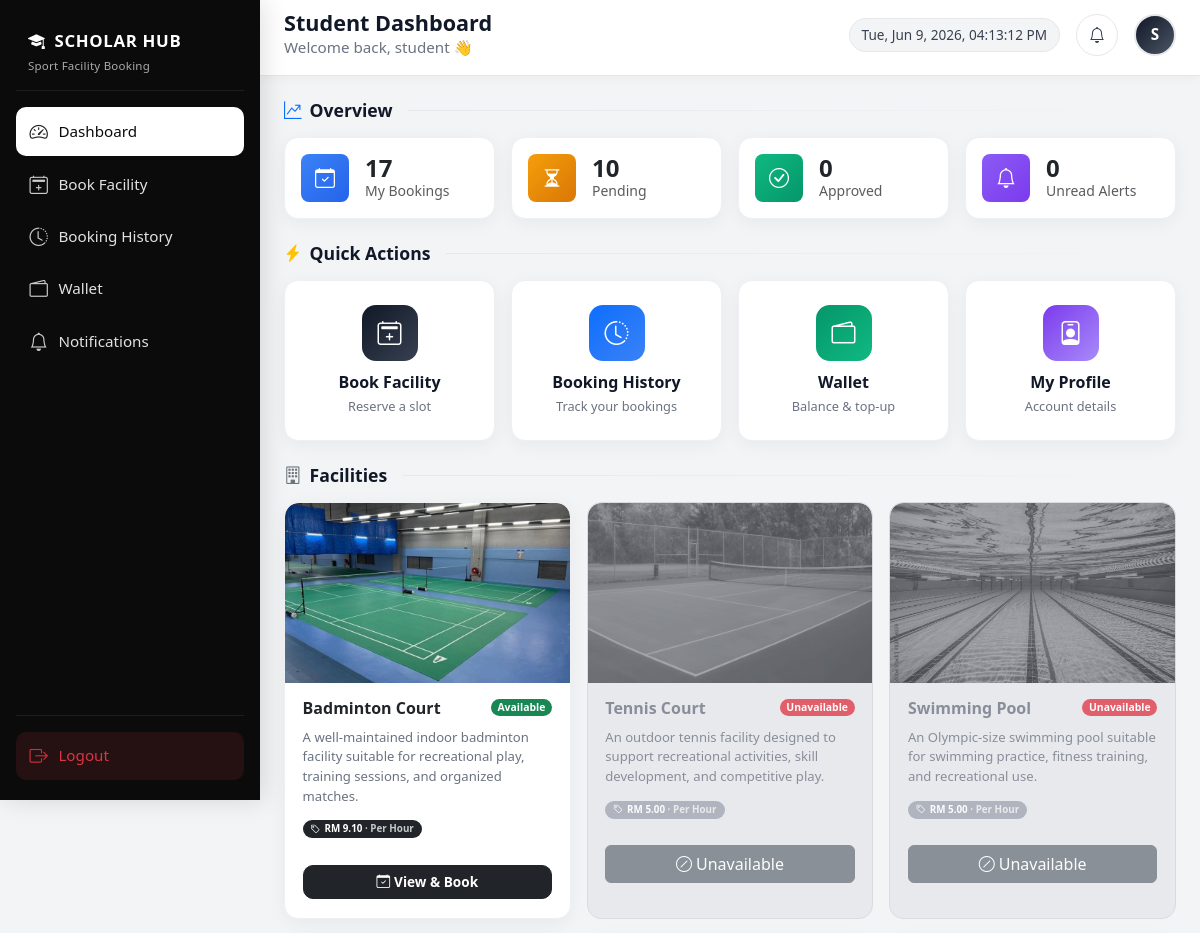
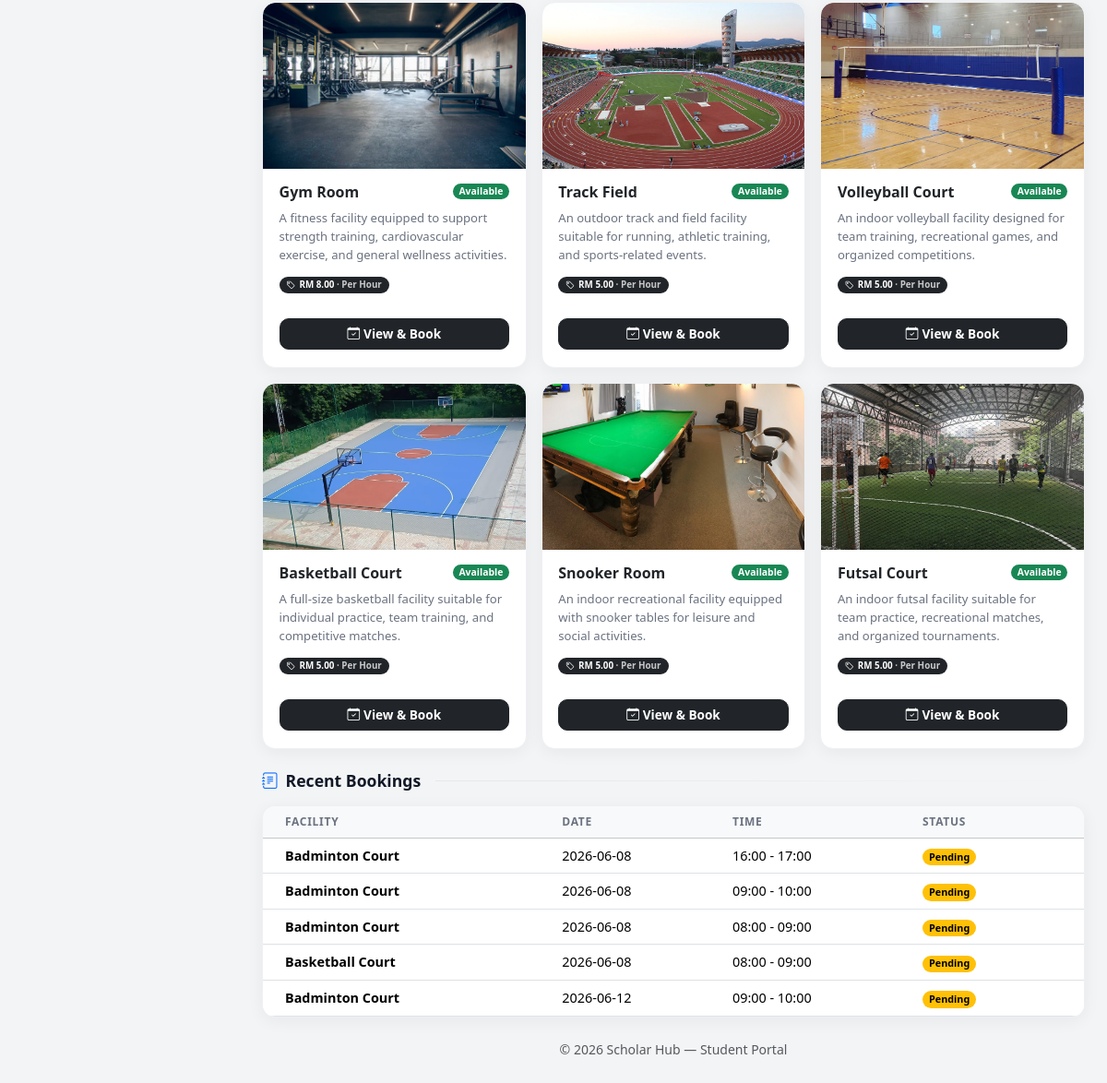
Screenshot of /student_dashboard.php (signed in) with the database file from the repository (2 pictures, top to bottom).
### tables this page shows
CREATE TABLE `facilities` (
  `facility_id` int(11) NOT NULL,
  `facility_name` varchar(100) NOT NULL,
  `facility_type` varchar(50) NOT NULL,
  `description` text DEFAULT NULL,
  `image` varchar(255) DEFAULT NULL,
  `location` varchar(100) DEFAULT NULL,
  `opening_time` time DEFAULT NULL,
  `closing_time` time DEFAULT NULL,
  `status` enum('active','maintenance','closed') DEFAULT 'active',
  `created_at` timestamp NOT NULL DEFAULT current_timestamp(),
  `price_amount` decimal(10,2) NOT NULL DEFAULT 5.00,
  `price_mode` enum('hourly','entry') NOT NULL DEFAULT 'hourly',
  `rules` text DEFAULT NULL
);

CREATE TABLE `bookings` (
  `booking_id` int(11) NOT NULL,
  `user_id` int(11) NOT NULL,
  `facility_type` varchar(50) NOT NULL,
  `court_id` int(11) DEFAULT NULL,
  `booking_date` date NOT NULL,
  `start_time` time NOT NULL,
  `end_time` time NOT NULL,
  `purpose` text DEFAULT NULL,
  `booking_status` enum('pending','approved','rejected','completed','cancelled') DEFAULT 'pending',
  `payment_method` varchar(50) DEFAULT NULL,
  `payment_amount` decimal(10,2) DEFAULT NULL,
  `payment_status` enum('pending','paid','failed','refunded') NOT NULL DEFAULT 'pending',
  `bill_code` varchar(100) DEFAULT NULL,
  `transaction_id` varchar(100) DEFAULT NULL,
  `paid_at` datetime DEFAULT NULL,
  `created_at` timestamp NOT NULL DEFAULT current_timestamp(),
  `reject_reason` text DEFAULT NULL
);

### student_dashboard.php (the view, shortened to what the rows shown need)
<?php
require_once __DIR__ . '/includes/facility_pricing.php';
require_once __DIR__ . '/includes/dashboard_stats.php';
require_once __DIR__ . '/includes/facility_admin_helpers.php';
$user_id = (int) $_SESSION['user_id'];
$facilities = facilities_fetch_student_cards($conn);
$recent_bookings = [];
$sql = "SELECT b.facility_type, b.booking_date, b.start_time, b.end_time, b.booking_status,
        CASE WHEN b.facility_type = 'snooker' THEN 'Snooker Room'
             WHEN b.facility_type = 'gym' THEN 'Gym Room'
             WHEN b.facility_type = 'swimming' THEN 'Swimming Pool'
             WHEN b.facility_type = 'track' THEN 'Track Field'
             WHEN b.facility_type = 'badminton' THEN 'Badminton Court'
             WHEN b.facility_type = 'basketball' THEN 'Basketball Court'
             WHEN b.facility_type = 'futsal' THEN 'Futsal Court'
             WHEN b.facility_type = 'tennis' THEN 'Tennis Court'
             WHEN b.facility_type = 'volleyball' THEN 'Volleyball Court'
             ELSE b.facility_type END as facility_name
        FROM bookings b
        WHERE b.user_id = ?
        ORDER BY b.created_at DESC LIMIT 5";
$stmt = mysqli_prepare($conn, $sql);
if ($stmt) {
    mysqli_stmt_bind_param($stmt, "i", $user_id);
    mysqli_stmt_execute($stmt);
    $res = mysqli_stmt_get_result($stmt);
    while ($row = mysqli_fetch_assoc($res)) {
        $status_class = 'text-bg-secondary';
        if ($row['booking_status'] === 'pending') $status_class = 'text-bg-warning';
        elseif ($row['booking_status'] === 'approved') $status_class = 'text-bg-success';
        elseif ($row['booking_status'] === 'rejected') $status_class = 'text-bg-danger';
        elseif ($row['booking_status'] === 'cancelled') $status_class = 'text-bg-dark';
        $recent_bookings[] = [
            'facility' => $row['facility_name'],
            'date' => $row['booking_date'],
            'time' => substr($row['start_time'], 0, 5) . ' - ' . substr($row['end_time'], 0, 5),
            'status' => ucfirst($row['booking_status']),
            'status_class' => $status_class
        ];
    }
}
?>
<!DOCTYPE html>
<html lang="en">
<head>
    <link href="https://cdn.jsdelivr.net/npm/bootstrap@5.3.3/dist/css/bootstrap.min.css" rel="stylesheet">
    <link href="https://cdn.jsdelivr.net/npm/bootstrap-icons@1.11.3/font/bootstrap-icons.css" rel="stylesheet">
</head>
<body>
<div class="main-wrap" id="mainWrap">
    <main class="content-area">
        <h2 class="section-title"><i class="bi bi-graph-up-arrow text-primary"></i> Overview</h2>
        <h2 class="section-title"><i class="bi bi-lightning-charge-fill text-warning"></i> Quick Actions</h2>
        <h2 class="section-title"><i class="bi bi-building text-secondary"></i> Facilities</h2>
        <?php if (empty($facilities)): ?>
            <div class="card-soft p-4 text-center text-muted">No facilities configured yet.</div>
        <?php else: ?>
        <div class="row g-3 mb-4">
            <?php foreach ($facilities as $f): ?>
            <?php $can_book = !empty($f['bookable']); ?>
            <div class="col-12 col-sm-6 col-lg-4">
                <a href="<?php echo htmlspecialchars($f['detail_url'], ENT_QUOTES, 'UTF-8'); ?>" class="facility-card-link d-block h-100<?php echo $can_book ? '' : ' facility-unavailable'; ?>">
                    <div class="card-soft overflow-hidden h-100">
                        <div class="facility-img">
                            <img
                                src="<?php echo htmlspecialchars($f['image'], ENT_QUOTES, 'UTF-8'); ?>"
                                alt="<?php echo htmlspecialchars($f['name'], ENT_QUOTES, 'UTF-8'); ?>"
                                loading="lazy"
                            >
                        </div>
                        <div class="facility-body">
                            <div class="d-flex justify-content-between align-items-start gap-2 mb-1">
                                <h6><?php echo htmlspecialchars($f['name'], ENT_QUOTES, 'UTF-8'); ?></h6>
                                <span class="badge <?php echo htmlspecialchars($f['status_class'], ENT_QUOTES, 'UTF-8'); ?> rounded-pill" style="font-size: 0.65rem;">
                                    <?php echo htmlspecialchars($f['status'], ENT_QUOTES, 'UTF-8'); ?>
                                </span>
                            </div>
                            <p><?php echo htmlspecialchars($f['desc'], ENT_QUOTES, 'UTF-8'); ?></p>
                            <?php
                            $fp = facility_pricing_get($f['facility_type'] ?? '', $conn);
                            if ($fp !== null):
                            ?>
                            <p class="small mb-2">
                                <span class="badge bg-dark rounded-pill px-2 py-1">
                                    <i class="bi bi-tag me-1"></i><?php echo htmlspecialchars(facility_pricing_format_rm((float) $fp['amount']), ENT_QUOTES, 'UTF-8'); ?>
                                    <span class="opacity-75"> · <?php echo htmlspecialchars($fp['label'], ENT_QUOTES, 'UTF-8'); ?></span>
                                </span>
                            </p>
                            <?php endif; ?>
                            <?php if ($can_book): ?>
                            <span class="btn btn-dark w-100 btn-book d-inline-flex align-items-center justify-content-center">
                                <i class="bi bi-calendar-check me-1"></i> View &amp; Book
                            </span>
                            <?php else: ?>
                            <span class="btn btn-secondary w-100 d-inline-flex align-items-center justify-content-center">
                                <i class="bi bi-slash-circle me-1"></i> Unavailable
                            </span>
                            <?php endif; ?>
                        </div>
                    </div>
                </a>
            </div>
            <?php endforeach; ?>
        </div>
        <?php endif; ?>
        <h2 class="section-title"><i class="bi bi-journal-text text-primary"></i> Recent Bookings</h2>
        <div class="card-soft p-0 overflow-hidden">
            <div class="table-responsive">
                <table class="table table-modern table-hover align-middle mb-0">
                    <thead class="table-light">
                        <tr>
                            <th class="ps-4">Facility</th>
                            <th>Date</th>
                            <th>Time</th>
                            <th class="pe-4">Status</th>
                        </tr>
                    </thead>
                    <tbody>
                        <?php if (empty($recent_bookings)): ?>
                        <tr>
                            <td colspan="4" class="text-center py-4 text-muted">No bookings yet.</td>
                        </tr>
                        <?php else: ?>
                        <?php foreach ($recent_bookings as $b): ?>
                        <tr>
                            <td class="ps-4 fw-semibold"><?php echo htmlspecialchars($b['facility'], ENT_QUOTES, 'UTF-8'); ?></td>
                            <td><?php echo htmlspecialchars($b['date'], ENT_QUOTES, 'UTF-8'); ?></td>
                            <td><?php echo htmlspecialchars($b['time'], ENT_QUOTES, 'UTF-8'); ?></td>
                            <td class="pe-4">
                                <span class="badge rounded-pill <?php echo htmlspecialchars($b['status_class'], ENT_QUOTES, 'UTF-8'); ?>">
                                    <?php echo htmlspecialchars($b['status'], ENT_QUOTES, 'UTF-8'); ?>
                                </span>
                            </td>
                        </tr>
                        <?php endforeach; ?>
                        <?php endif; ?>
                    </tbody>
                </table>
            </div>
        </div>
    </main>
</div>
</body>
</html>

### rows the page displays
facilities: image (picture), facility_name "Badminton Court", status "Available", description "A well-maintained indoor badminton facility suitable for recreational play, training sessions, and organized matches.", amount "RM 9.10", label "Per Hour", shows "View & Book"
facilities: image (picture), facility_name "Tennis Court", status "Unavailable", description "An outdoor tennis facility designed to support recreational activities, skill development, and competitive play.", amount "RM 5.00", label "Per Hour"
facilities: image (picture), facility_name "Swimming Pool", status "Unavailable", description "An Olympic-size swimming pool suitable for swimming practice, fitness training, and recreational use.", amount "RM 5.00", label "Per Hour"
facilities: image (picture), facility_name "Gym Room", status "Available", description "A fitness facility equipped to support strength training, cardiovascular exercise, and general wellness activities.", amount "RM 8.00", label "Per Hour", shows "View & Book"
facilities: image (picture), facility_name "Track Field", status "Available", description "An outdoor track and field facility suitable for running, athletic training, and sports-related events.", amount "RM 5.00", label "Per Hour", shows "View & Book"
facilities: image (picture), facility_name "Volleyball Court", status "Available", description "An indoor volleyball facility designed for team training, recreational games, and organized competitions.", facility_id "RM 5.00", label "Per Hour", shows "View & Book"
facilities: image (picture), facility_name "Basketball Court", status "Available", description "A full-size basketball facility suitable for individual practice, team training, and competitive matches.", amount "RM 5.00", label "Per Hour", shows "View & Book"
facilities: image (picture), facility_name "Snooker Room", status "Available", description "An indoor recreational facility equipped with snooker tables for leisure and social activities.", amount "RM 5.00", label "Per Hour", shows "View & Book"
facilities: image (picture), facility_name "Futsal Court", status "Available", description "An indoor futsal facility suitable for team practice, recreational matches, and organized tournaments.", amount "RM 5.00", label "Per Hour", shows "View & Book"
bookings: facility "Basketball Court", booking_date "2026-06-08", time "08:00 - 09:00", status "Pending"
bookings: facility "Badminton Court", booking_date "2026-06-12", time "09:00 - 10:00", status "Pending"

### other values shown
$student_name "student"
$ini "S"
$s['value'] "17"
$s['label'] "My Bookings"
$s['value'] "10"
$s['label'] "Pending"
$s['value'] "0"
$s['label'] "Approved"
$s['label'] "Unread Alerts"
$b['facility'] "Badminton Court"
$b['date'] "2026-06-08"
$b['time'] "16:00 - 17:00"
$b['status'] "Pending"
$b['time'] "09:00 - 10:00"
$b['time'] "08:00 - 09:00"
